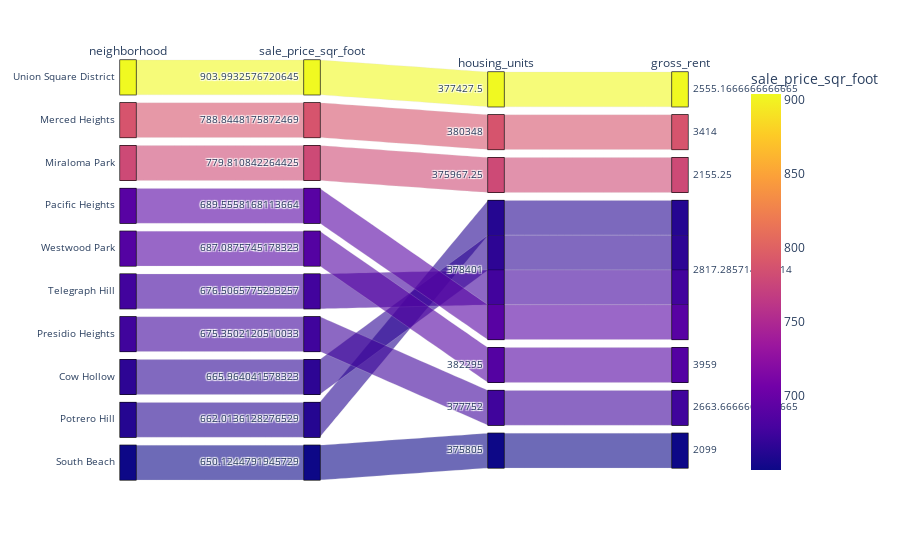

This figure's notebook cell:
### Markdown cell above
### Create a parallel coordinates plot and parallel categories plot of most expensive neighborhoods in San Francisco per year

### Code cell
# Parallel Categories Plot
# YOUR CODE HERE!


px.parallel_categories(
    top_10_price_per_sqft,
    dimensions=["neighborhood", "sale_price_sqr_foot", "housing_units", "gross_rent"],
    color="sale_price_sqr_foot",
)

### Figure 1 — Plotly figure (JSON) as saved in the notebook; plotly's stock layout.template omitted (floating-point values rounded to 4 significant figures)
{"data": [{"dimensions": [{"label": "neighborhood", "values": ["Union Square District", "Merced Heights", "Miraloma Park", "Pacific Heights", "Westwood Park", "Telegraph Hill", "Presidio Heights", "Cow Hollow", "Potrero Hill", "South Beach"]}, {"label": "sale_price_sqr_foot", "values": [904.0, 788.8, 779.8, 689.6, 687.1, 676.5, 675.4, 666.0, 662.0, 650.1]}, {"label": "housing_units", "values": [377400.0, 380348, 376000.0, 378401, 382295, 378401, 377752, 378401, 378401, 375805]}, {"label": "gross_rent", "values": [2555.0, 3414, 2155.0, 2817.0, 3959, 2817.0, 2664.0, 2817.0, 2817.0, 2099]}], "domain": {"x": [0, 1], "y": [0, 1]}, "line": {"color": [904.0, 788.8, 779.8, 689.6, 687.1, 676.5, 675.4, 666.0, 662.0, 650.1], "coloraxis": "coloraxis"}, "name": "", "type": "parcats"}], "layout": {"autosize": true, "coloraxis": {"colorbar": {"title": {"text": "sale_price_sqr_foot"}}, "colorscale": [[0, "#0d0887"], [0.1111, "#46039f"], [0.2222, "#7201a8"], [0.3333, "#9c179e"], [0.4444, "#bd3786"], [0.5556, "#d8576b"], [0.6667, "#ed7953"], [0.7778, "#fb9f3a"], [0.8889, "#fdca26"], [1, "#f0f921"]]}, "legend": {"tracegroupgap": 0}, "margin": {"t": 60}}}
